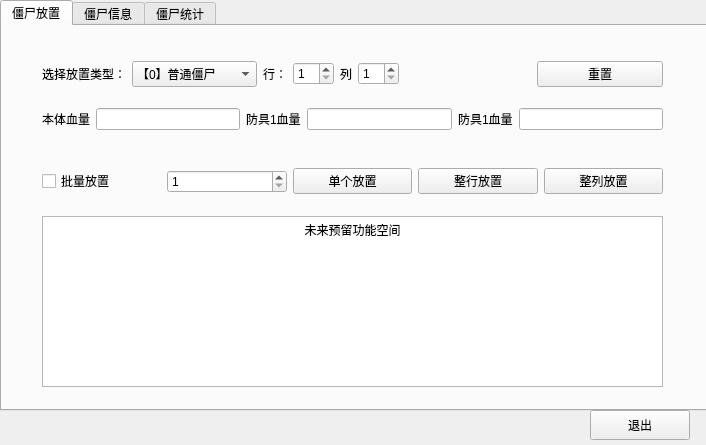
<?xml version="1.0" encoding="UTF-8"?>
<ui version="4.0">
 <class>customzombieplace</class>
 <widget class="QWidget" name="customzombieplace">
  <property name="geometry">
   <rect>
    <x>0</x>
    <y>0</y>
    <width>706</width>
    <height>445</height>
   </rect>
  </property>
  <property name="windowTitle">
   <string>Form</string>
  </property>
  <widget class="QTabWidget" name="tabWidget">
   <property name="geometry">
    <rect>
     <x>0</x>
     <y>0</y>
     <width>711</width>
     <height>411</height>
    </rect>
   </property>
   <property name="currentIndex">
    <number>0</number>
   </property>
   <widget class="QWidget" name="tab">
    <attribute name="title">
     <string>僵尸放置</string>
    </attribute>
    <widget class="QTextEdit" name="textEdit">
     <property name="geometry">
      <rect>
       <x>40</x>
       <y>190</y>
       <width>621</width>
       <height>171</height>
      </rect>
     </property>
     <property name="html">
      <string>&lt;!DOCTYPE HTML PUBLIC &quot;-//W3C//DTD HTML 4.0//EN&quot; &quot;http://www.w3.org/TR/REC-html40/strict.dtd&quot;&gt;
&lt;html&gt;&lt;head&gt;&lt;meta name=&quot;qrichtext&quot; content=&quot;1&quot; /&gt;&lt;meta charset=&quot;utf-8&quot; /&gt;&lt;style type=&quot;text/css&quot;&gt;
p, li { white-space: pre-wrap; }
hr { height: 1px; border-width: 0; }
li.unchecked::marker { content: &quot;\2610&quot;; }
li.checked::marker { content: &quot;\2612&quot;; }
&lt;/style&gt;&lt;/head&gt;&lt;body style=&quot; font-family:'Microsoft YaHei UI'; font-size:9pt; font-weight:400; font-style:normal;&quot;&gt;
&lt;p align=&quot;center&quot; style=&quot; margin-top:0px; margin-bottom:0px; margin-left:0px; margin-right:0px; -qt-block-indent:0; text-indent:0px;&quot;&gt;未来预留功能空间&lt;/p&gt;&lt;/body&gt;&lt;/html&gt;</string>
     </property>
    </widget>
    <widget class="QWidget" name="layoutWidget">
     <property name="geometry">
      <rect>
       <x>40</x>
       <y>20</y>
       <width>621</width>
       <height>101</height>
      </rect>
     </property>
     <layout class="QVBoxLayout" name="verticalLayout">
      <item>
       <layout class="QHBoxLayout" name="horizontalLayout_4">
        <item>
         <layout class="QHBoxLayout" name="horizontalLayout">
          <item>
           <widget class="QLabel" name="label">
            <property name="text">
             <string>选择放置类型：</string>
            </property>
           </widget>
          </item>
          <item>
           <widget class="QComboBox" name="zombiechoose">
            <property name="enabled">
             <bool>true</bool>
            </property>
            <property name="minimumSize">
             <size>
              <width>89</width>
              <height>26</height>
             </size>
            </property>
            <property name="frame">
             <bool>true</bool>
            </property>
            <item>
             <property name="text">
              <string>【0】普通僵尸</string>
             </property>
            </item>
            <item>
             <property name="text">
              <string>【1】旗帜</string>
             </property>
            </item>
            <item>
             <property name="text">
              <string>【2】路障（盲盒）</string>
             </property>
            </item>
            <item>
             <property name="text">
              <string>【3】撑杆</string>
             </property>
            </item>
            <item>
             <property name="text">
              <string>【4】铁桶</string>
             </property>
            </item>
            <item>
             <property name="text">
              <string>【5】读报</string>
             </property>
            </item>
            <item>
             <property name="text">
              <string>【6】钢铁门</string>
             </property>
            </item>
            <item>
             <property name="text">
              <string>【7】橄榄</string>
             </property>
            </item>
            <item>
             <property name="text">
              <string>【8】舞王</string>
             </property>
            </item>
            <item>
             <property name="text">
              <string>【9】伴舞</string>
             </property>
            </item>
            <item>
             <property name="text">
              <string>【10】鸭子</string>
             </property>
            </item>
            <item>
             <property name="text">
              <string>【11】潜水</string>
             </property>
            </item>
            <item>
             <property name="text">
              <string>【12】冰车</string>
             </property>
            </item>
            <item>
             <property name="text">
              <string>【13】雪橇</string>
             </property>
            </item>
            <item>
             <property name="text">
              <string>【14】海豚</string>
             </property>
            </item>
            <item>
             <property name="text">
              <string>【15】小丑</string>
             </property>
            </item>
            <item>
             <property name="text">
              <string>【16】气球</string>
             </property>
            </item>
            <item>
             <property name="text">
              <string>【17】矿工</string>
             </property>
            </item>
            <item>
             <property name="text">
              <string>【18】跳跳</string>
             </property>
            </item>
            <item>
             <property name="text">
              <string>【19】雪人</string>
             </property>
            </item>
            <item>
             <property name="text">
              <string>【20】蹦极</string>
             </property>
            </item>
            <item>
             <property name="text">
              <string>【21】扶梯</string>
             </property>
            </item>
            <item>
             <property name="text">
              <string>【22】投篮</string>
             </property>
            </item>
            <item>
             <property name="text">
              <string>【23】白眼</string>
             </property>
            </item>
            <item>
             <property name="text">
              <string>【24】小鬼</string>
             </property>
            </item>
            <item>
             <property name="text">
              <string>【25】僵王</string>
             </property>
            </item>
            <item>
             <property name="text">
              <string>【26】豌豆</string>
             </property>
            </item>
            <item>
             <property name="text">
              <string>【27】坚果</string>
             </property>
            </item>
            <item>
             <property name="text">
              <string>【28】辣椒</string>
             </property>
            </item>
            <item>
             <property name="text">
              <string>【29】机枪</string>
             </property>
            </item>
            <item>
             <property name="text">
              <string>【30】窝瓜</string>
             </property>
            </item>
            <item>
             <property name="text">
              <string>【31】高坚果</string>
             </property>
            </item>
            <item>
             <property name="text">
              <string>【32】红眼</string>
             </property>
            </item>
           </widget>
          </item>
         </layout>
        </item>
        <item>
         <layout class="QHBoxLayout" name="horizontalLayout_2">
          <item>
           <widget class="QLabel" name="label_2">
            <property name="text">
             <string>行：</string>
            </property>
           </widget>
          </item>
          <item>
           <widget class="QSpinBox" name="row">
            <property name="minimum">
             <number>1</number>
            </property>
            <property name="maximum">
             <number>12</number>
            </property>
           </widget>
          </item>
          <item>
           <widget class="QLabel" name="label_3">
            <property name="text">
             <string>列</string>
            </property>
           </widget>
          </item>
          <item>
           <widget class="QSpinBox" name="col">
            <property name="minimum">
             <number>1</number>
            </property>
            <property name="maximum">
             <number>12</number>
            </property>
           </widget>
          </item>
         </layout>
        </item>
        <item>
         <widget class="QLabel" name="label_7">
          <property name="text">
           <string/>
          </property>
         </widget>
        </item>
        <item>
         <widget class="QPushButton" name="reset">
          <property name="text">
           <string>重置</string>
          </property>
         </widget>
        </item>
       </layout>
      </item>
      <item>
       <layout class="QHBoxLayout" name="horizontalLayout_5">
        <item>
         <widget class="QLabel" name="label_4">
          <property name="text">
           <string>本体血量</string>
          </property>
         </widget>
        </item>
        <item>
         <widget class="QLineEdit" name="bodyblood"/>
        </item>
        <item>
         <widget class="QLabel" name="label_5">
          <property name="text">
           <string>防具1血量</string>
          </property>
         </widget>
        </item>
        <item>
         <widget class="QLineEdit" name="armor_1"/>
        </item>
        <item>
         <widget class="QLabel" name="label_6">
          <property name="text">
           <string>防具1血量</string>
          </property>
         </widget>
        </item>
        <item>
         <widget class="QLineEdit" name="armor_2">
          <property name="text">
           <string/>
          </property>
         </widget>
        </item>
       </layout>
      </item>
     </layout>
    </widget>
    <widget class="QWidget" name="layoutWidget">
     <property name="geometry">
      <rect>
       <x>40</x>
       <y>130</y>
       <width>621</width>
       <height>51</height>
      </rect>
     </property>
     <layout class="QHBoxLayout" name="horizontalLayout_3">
      <item>
       <widget class="QCheckBox" name="batchcheck">
        <property name="text">
         <string>批量放置</string>
        </property>
       </widget>
      </item>
      <item>
       <widget class="QSpinBox" name="batchnum">
        <property name="minimum">
         <number>1</number>
        </property>
        <property name="maximum">
         <number>100</number>
        </property>
       </widget>
      </item>
      <item>
       <widget class="QPushButton" name="singleplace">
        <property name="text">
         <string>单个放置</string>
        </property>
       </widget>
      </item>
      <item>
       <widget class="QPushButton" name="rowplace">
        <property name="text">
         <string>整行放置</string>
        </property>
       </widget>
      </item>
      <item>
       <widget class="QPushButton" name="colplace">
        <property name="text">
         <string>整列放置</string>
        </property>
       </widget>
      </item>
     </layout>
    </widget>
   </widget>
   <widget class="QWidget" name="tab_2">
    <attribute name="title">
     <string>僵尸信息</string>
    </attribute>
    <widget class="QListWidget" name="zombielist">
     <property name="geometry">
      <rect>
       <x>20</x>
       <y>30</y>
       <width>221</width>
       <height>321</height>
      </rect>
     </property>
    </widget>
    <widget class="QCheckBox" name="realtime">
     <property name="geometry">
      <rect>
       <x>20</x>
       <y>0</y>
       <width>221</width>
       <height>31</height>
      </rect>
     </property>
     <property name="text">
      <string>开启实时显示</string>
     </property>
    </widget>
    <widget class="QWidget" name="layoutWidget">
     <property name="geometry">
      <rect>
       <x>250</x>
       <y>30</y>
       <width>421</width>
       <height>326</height>
      </rect>
     </property>
     <layout class="QGridLayout" name="gridLayout">
      <item row="1" column="3">
       <widget class="QLabel" name="label_21">
        <property name="text">
         <string>所在行数</string>
        </property>
       </widget>
      </item>
      <item row="3" column="0">
       <widget class="QLabel" name="label_13">
        <property name="text">
         <string>防具2类型</string>
        </property>
       </widget>
      </item>
      <item row="3" column="1" colspan="2">
       <widget class="QLineEdit" name="zombiearmor2"/>
      </item>
      <item row="4" column="1" colspan="2">
       <widget class="QLineEdit" name="xcor"/>
      </item>
      <item row="7" column="2">
       <widget class="QSlider" name="freezetime">
        <property name="maximum">
         <number>2000</number>
        </property>
        <property name="orientation">
         <enum>Qt::Horizontal</enum>
        </property>
       </widget>
      </item>
      <item row="0" column="3">
       <widget class="QLabel" name="label_9">
        <property name="text">
         <string>僵尸类型</string>
        </property>
       </widget>
      </item>
      <item row="2" column="0">
       <widget class="QLabel" name="label_11">
        <property name="text">
         <string>防具1类型</string>
        </property>
       </widget>
      </item>
      <item row="4" column="0">
       <widget class="QLabel" name="label_15">
        <property name="text">
         <string>X坐标</string>
        </property>
       </widget>
      </item>
      <item row="5" column="0" colspan="2">
       <widget class="QLabel" name="label_17">
        <property name="text">
         <string>减速倒计时</string>
        </property>
       </widget>
      </item>
      <item row="1" column="4">
       <widget class="QLineEdit" name="rowbelong"/>
      </item>
      <item row="4" column="3">
       <widget class="QLabel" name="label_16">
        <property name="text">
         <string>Y坐标</string>
        </property>
       </widget>
      </item>
      <item row="0" column="4">
       <widget class="QLineEdit" name="zombietype"/>
      </item>
      <item row="8" column="0" colspan="2">
       <widget class="QLabel" name="label_20">
        <property name="text">
         <string>闪光倒计时</string>
        </property>
       </widget>
      </item>
      <item row="3" column="3">
       <widget class="QLabel" name="label_14">
        <property name="text">
         <string>防具2血量</string>
        </property>
       </widget>
      </item>
      <item row="3" column="4">
       <widget class="QLineEdit" name="zombiearmor2blood"/>
      </item>
      <item row="1" column="1" colspan="2">
       <widget class="QLineEdit" name="zombiebody"/>
      </item>
      <item row="6" column="0" colspan="2">
       <widget class="QLabel" name="label_18">
        <property name="text">
         <string>黄油倒计时</string>
        </property>
       </widget>
      </item>
      <item row="8" column="2">
       <widget class="QSlider" name="shiningtime">
        <property name="maximum">
         <number>2000</number>
        </property>
        <property name="orientation">
         <enum>Qt::Horizontal</enum>
        </property>
       </widget>
      </item>
      <item row="0" column="1" colspan="2">
       <widget class="QLineEdit" name="zombiename"/>
      </item>
      <item row="2" column="4">
       <widget class="QLineEdit" name="zombiearmor1blood"/>
      </item>
      <item row="0" column="0">
       <widget class="QLabel" name="label_8">
        <property name="text">
         <string>僵尸名称</string>
        </property>
       </widget>
      </item>
      <item row="5" column="2">
       <widget class="QSlider" name="slowdown">
        <property name="maximum">
         <number>2000</number>
        </property>
        <property name="orientation">
         <enum>Qt::Horizontal</enum>
        </property>
       </widget>
      </item>
      <item row="4" column="4">
       <widget class="QLineEdit" name="ycor"/>
      </item>
      <item row="1" column="0">
       <widget class="QLabel" name="label_10">
        <property name="text">
         <string>本体血量</string>
        </property>
       </widget>
      </item>
      <item row="2" column="1" colspan="2">
       <widget class="QLineEdit" name="zombiearmor1"/>
      </item>
      <item row="7" column="0" colspan="2">
       <widget class="QLabel" name="label_19">
        <property name="text">
         <string>冻结倒计时</string>
        </property>
       </widget>
      </item>
      <item row="2" column="3">
       <widget class="QLabel" name="label_12">
        <property name="text">
         <string>防具1血量</string>
        </property>
       </widget>
      </item>
      <item row="6" column="2">
       <widget class="QSlider" name="buttertime">
        <property name="maximum">
         <number>2000</number>
        </property>
        <property name="orientation">
         <enum>Qt::Horizontal</enum>
        </property>
       </widget>
      </item>
      <item row="5" column="3">
       <widget class="QCheckBox" name="ischarm">
        <property name="text">
         <string>魅惑</string>
        </property>
       </widget>
      </item>
      <item row="6" column="3">
       <widget class="QCheckBox" name="isdead">
        <property name="text">
         <string>死亡</string>
        </property>
       </widget>
      </item>
      <item row="5" column="4">
       <widget class="QPushButton" name="pushButton">
        <property name="text">
         <string>更改魅惑状态</string>
        </property>
       </widget>
      </item>
     </layout>
    </widget>
   </widget>
   <widget class="QWidget" name="tab_3">
    <attribute name="title">
     <string>僵尸统计</string>
    </attribute>
    <widget class="QTextEdit" name="totalprint">
     <property name="geometry">
      <rect>
       <x>20</x>
       <y>40</y>
       <width>661</width>
       <height>311</height>
      </rect>
     </property>
    </widget>
    <widget class="QWidget" name="layoutWidget">
     <property name="geometry">
      <rect>
       <x>20</x>
       <y>0</y>
       <width>661</width>
       <height>41</height>
      </rect>
     </property>
     <layout class="QHBoxLayout" name="horizontalLayout_6">
      <item>
       <widget class="QCheckBox" name="ignoreblindbox">
        <property name="text">
         <string>忽略路障(盲盒)僵尸</string>
        </property>
       </widget>
      </item>
      <item>
       <widget class="QCheckBox" name="rowdetails">
        <property name="text">
         <string>生成行详细信息</string>
        </property>
       </widget>
      </item>
      <item>
       <widget class="QPushButton" name="startcount">
        <property name="text">
         <string>开始统计</string>
        </property>
       </widget>
      </item>
      <item>
       <widget class="QPushButton" name="stopcount">
        <property name="text">
         <string>结束统计</string>
        </property>
       </widget>
      </item>
      <item>
       <widget class="QPushButton" name="tofile">
        <property name="text">
         <string>生成统计文件</string>
        </property>
       </widget>
      </item>
     </layout>
    </widget>
   </widget>
  </widget>
  <widget class="QPushButton" name="exitbutton">
   <property name="geometry">
    <rect>
     <x>590</x>
     <y>410</y>
     <width>100</width>
     <height>30</height>
    </rect>
   </property>
   <property name="text">
    <string>退出</string>
   </property>
  </widget>
 </widget>
 <resources/>
 <connections/>
</ui>
